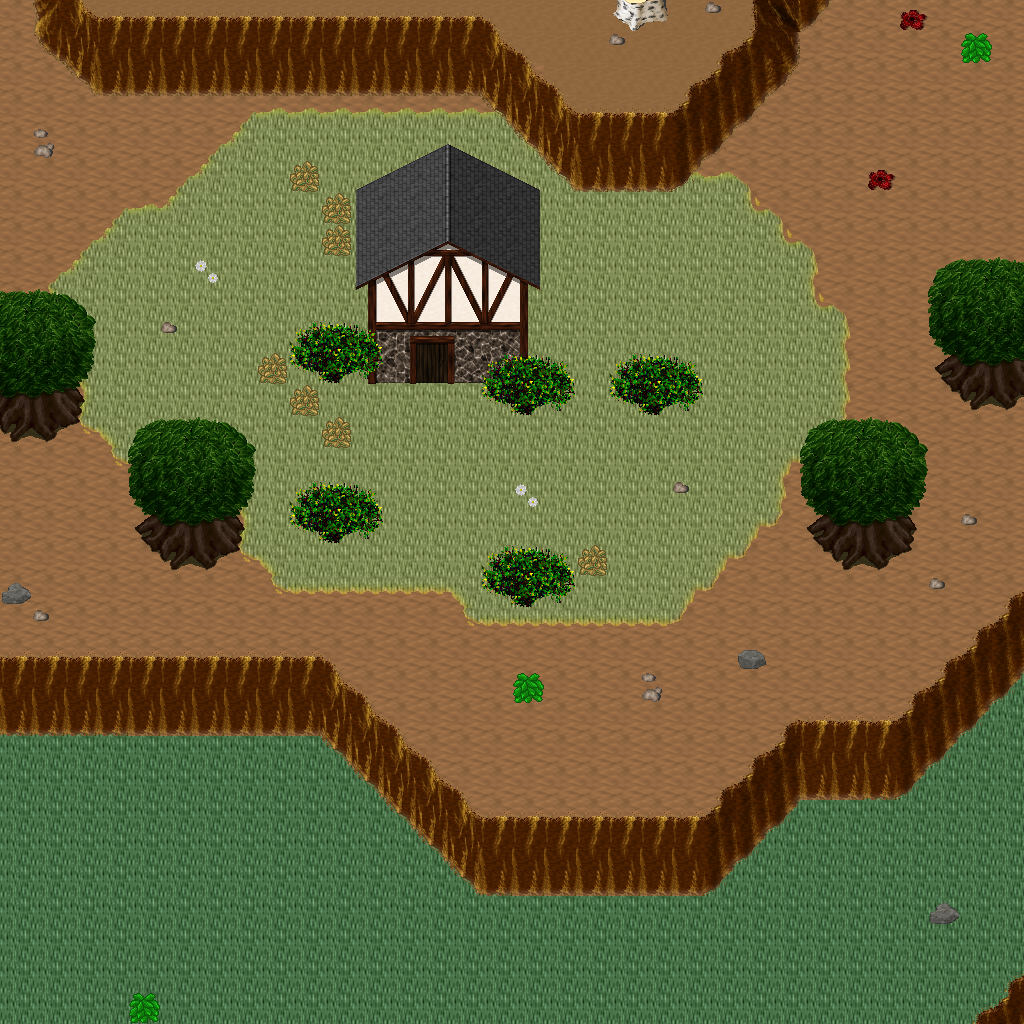

A level layout from a 2D game, rendered from its tile map. Below: a short description, then the map file with tile-grid data replaced by summaries:
An orthogonal 32x32 tile map with 32x32 px tiles, 5 tile layers (Ground, Objects, Objects2, Above, ...), 1 hidden layer not drawn, 23 tilesets.

<map version="1.10" tiledversion="1.11.0" orientation="orthogonal" renderorder="right-down" width="32" height="32" tilewidth="32" tileheight="32" infinite="0" nextlayerid="11" nextobjectid="1">
 <tileset firstgid="1" name="ground_ground" tilewidth="32" tileheight="32" tilecount="33" columns="3">
  <image source="../drawable/ground_ground.png" width="96" height="352" />
 </tileset>
 <tileset firstgid="34" name="ground_ridge_earth_dark" tilewidth="32" tileheight="32" tilecount="96" columns="12">
  <image source="../drawable/ground_ridge_earth_dark.png" width="384" height="256" />
 </tileset>
 <tileset firstgid="130" name="plant_flower_daisy_white" tilewidth="32" tileheight="32" tilecount="8" columns="2">
  <image source="../drawable/plant_flower_daisy_white.png" width="64" height="128" />
 </tileset>
 <tileset firstgid="138" name="plant_grasses" tilewidth="32" tileheight="32" tilecount="6" columns="3">
  <image source="../drawable/plant_grasses.png" width="96" height="64" />
 </tileset>
 <tileset firstgid="144" name="plant_tree_tree_fluffy" tilewidth="32" tileheight="32" tilecount="12" columns="4">
  <image source="../drawable/plant_tree_tree_fluffy.png" width="128" height="96" />
 </tileset>
 <tileset firstgid="156" name="plant_bush_bushes" tilewidth="32" tileheight="32" tilecount="10" columns="5">
  <image source="../drawable/plant_bush_bushes.png" width="160" height="64" />
 </tileset>
 <tileset firstgid="166" name="logic_portal" tilewidth="32" tileheight="32" tilecount="24" columns="8">
  <image source="../drawable/logic_portal.png" width="256" height="96" />
 </tileset>
 <tileset firstgid="190" name="logic_collision" tilewidth="32" tileheight="32" tilecount="1" columns="1">
  <image source="../drawable/logic_collision.png" width="32" height="32" />
 </tileset>
 <tileset firstgid="191" name="logic_creature_animal" tilewidth="32" tileheight="32" tilecount="32" columns="8">
  <image source="../drawable/logic_creature_animal.png" width="256" height="128" />
 </tileset>
 <tileset firstgid="223" name="ground_dry_grass" tilewidth="32" tileheight="32" tilecount="54" columns="9">
  <image source="../drawable/ground_dry_grass.png" width="288" height="192" />
 </tileset>
 <tileset firstgid="277" name="ground_earth_edges" tilewidth="32" tileheight="32" tilecount="18" columns="6">
  <image source="../drawable/ground_earth_edges.png" width="192" height="96" />
 </tileset>
 <tileset firstgid="295" name="ground_grass_corners" tilewidth="32" tileheight="32" tilecount="24" columns="6">
  <image source="../drawable/ground_grass_corners.png" width="192" height="128" />
 </tileset>
 <tileset firstgid="319" name="plant_tree_evergreen" tilewidth="32" tileheight="32" tilecount="36" columns="3">
  <image source="../drawable/plant_tree_evergreen.png" width="96" height="384" />
 </tileset>
 <tileset firstgid="355" name="plant_tree_tree_darkgreen" tilewidth="32" tileheight="32" tilecount="88" columns="8">
  <image source="../drawable/plant_tree_tree_darkgreen.png" width="256" height="352" />
 </tileset>
 <tileset firstgid="443" name="building_decoration_rocks" tilewidth="32" tileheight="32" tilecount="6" columns="3">
  <image source="../drawable/building_decoration_rocks.png" width="96" height="64" />
 </tileset>
 <tileset firstgid="449" name="plant_stump_stump_pale_brown" tilewidth="32" tileheight="32" tilecount="4" columns="2">
  <image source="../drawable/plant_stump_stump_pale_brown.png" width="64" height="64" />
 </tileset>
 <tileset firstgid="453" name="plant_stump_int_small_stump_2" tilewidth="32" tileheight="32" tilecount="1" columns="1">
  <image source="../drawable/plant_stump_int_small_stump_2.png" width="32" height="32" />
 </tileset>
 <tileset firstgid="454" name="ground_rock_pebbles" tilewidth="32" tileheight="32" tilecount="3" columns="1">
  <image source="../drawable/ground_rock_pebbles.png" width="32" height="96" />
 </tileset>
 <tileset firstgid="457" name="plant_bush_bush_mult_colored" tilewidth="32" tileheight="32" tilecount="6" columns="3">
  <image source="../drawable/plant_bush_bush_mult_colored.png" width="96" height="64" />
 </tileset>
 <tileset firstgid="463" name="plant_tree_umbrella_thorn" tilewidth="32" tileheight="32" tilecount="18" columns="6">
  <image source="../drawable/plant_tree_umbrella_thorn.png" width="192" height="96" />
 </tileset>
 <tileset firstgid="481" name="logic_item_fruits" tilewidth="32" tileheight="32" tilecount="16" columns="8">
  <image source="../drawable/logic_item_fruits.png" width="256" height="64" />
 </tileset>
 <tileset firstgid="497" name="building_house_3" tilewidth="32" tileheight="32" tilecount="48" columns="6">
  <image source="../drawable/building_house_3.png" width="192" height="256" />
 </tileset>
 <tileset firstgid="545" name="logic_creature_mutant" tilewidth="32" tileheight="32" tilecount="7" columns="7">
  <image source="../drawable/logic_creature_mutant.png" width="224" height="32" />
 </tileset>
 <layer id="1" name="Ground" width="32" height="32">
  <data>[1024 cells, 1024 non-empty, 4 distinct tile ids]</data>
 </layer>
 <layer id="2" name="Objects" width="32" height="32">
  <data>[1024 cells, 330 non-empty, 66 distinct tile ids]</data>
 </layer>
 <layer id="3" name="Objects2" width="32" height="32">
  <data>[1024 cells, 25 non-empty, 10 distinct tile ids]</data>
 </layer>
 <layer id="4" name="Above" width="32" height="32">
  <data>[1024 cells, 83 non-empty, 44 distinct tile ids]</data>
 </layer>
 <layer id="5" name="Above2" width="32" height="32">
  <data>[1024 cells, 0 non-empty, 0 distinct tile ids]</data>
 </layer>
 <layer id="6" name="Walkable" width="32" height="32" visible="0">
  <data>[1024 cells, 245 non-empty, 1 distinct tile ids]</data>
 </layer>
 <objectgroup id="7" name="Mapevents" />
 <objectgroup id="8" name="Spawn" />
 <objectgroup id="9" name="Keys" />
 <objectgroup id="10" name="Replace" />
</map>
